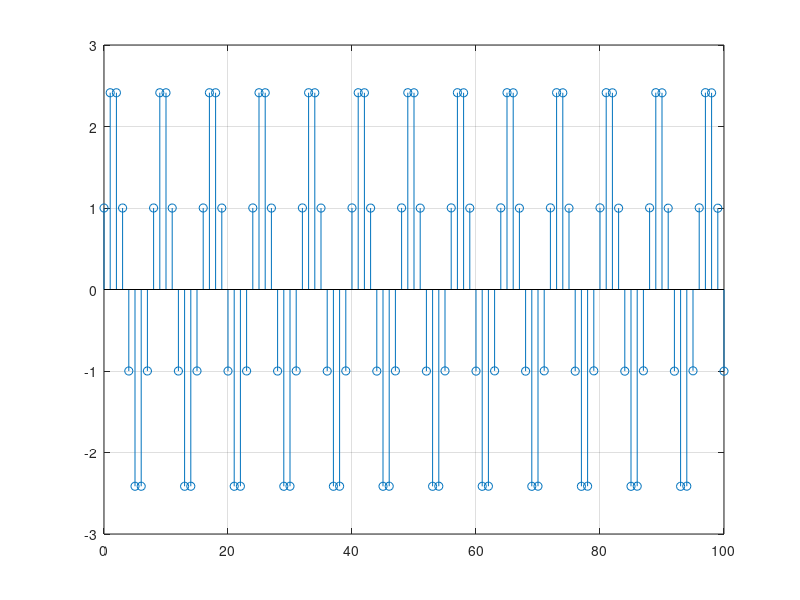

This chart was generated by the following MATLAB code:
% This program is an implementation of IIR-Filter

X = 1; % Input-Signal
Y = []; % Vector of Output-Signal
Y_Temp = 0; % Current Output-Signal

% Konstante
Alpha_2 = 0;
Alpha_1 = 1; 
Alpha_0 = 1;
Beta_2 = 1;
Beta_1 = -1.4142;

% Calculation of Output-Signal

for i = 0:1:100
    if i == 0
        Y_Temp = Alpha_0*X;
    end
    
    if i == 1
        Y_Temp = Alpha_1*X - Beta_1*Y(1,i); % i = n-1
    end
    if i > 1
        Y_Temp = -Beta_1*Y(1,i) - Beta_2*Y(1,i-1); % i = n-1
    end
    Y = [Y Y_Temp];
end

i = 0:1:100;
stem(i,Y);
grid on;
